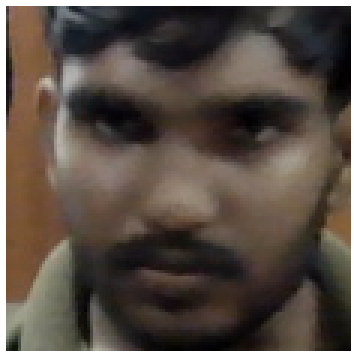
#> input picture photo/1/1006.png, 118 x 118 px, found by its file name (shown 3 times larger); its folder holds only this picture in this run
$ python train.py
#> lines starting #> are read from the running program, lines starting #| are printed output that depends on the picture

import cv2
import os
import numpy as np
from time import time
from plyer import notification
import pickle

image_dir = 'E:/Opencv/data/photo'
face_cascade = cv2.CascadeClassifier(cv2.data.haarcascades + 'haarcascade_frontalface_default.xml')
def prepare_training_data(data_folder_path):
#> called with data_folder_path = 'E:/Opencv/data/photo'
    dirs = os.listdir(data_folder_path)
    faces = []
    labels = []

    for dir_name in dirs:
        label = int(dir_name)
        subject_dir_path = os.path.join(data_folder_path, dir_name)
        subject_images_names = os.listdir(subject_dir_path)

        for image_name in subject_images_names:
            image_path = os.path.join(subject_dir_path, image_name)
            image = cv2.imread(image_path)
#> image is the input picture: shape (118, 118, 3); mean B, G, R 69.2, 77.5, 88.7
            gray_image = cv2.cvtColor(image, cv2.COLOR_BGR2GRAY)
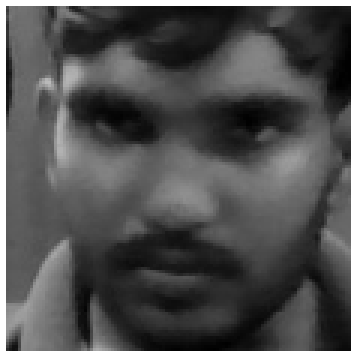
#> gray_image: shape (118, 118) (shown 3 times larger); min 0, max 255, mean 79.9
            faces_rect = face_cascade.detectMultiScale(gray_image, scaleFactor=1.1, minNeighbors=5)
#> faces_rect = ()

            for (x, y, w, h) in faces_rect:
                faces.append(gray_image[y:y+w, x:x+h])
                labels.append(label)
#> this loop made 0 passes
#> after the loop, faces = []; labels = []

    return faces, labels

# Prepare training data from your photo collection
faces, labels = prepare_training_data(image_dir)
#> faces = []; labels = []

ouput = [faces,labels]
#> ouput = [[], []]

f = open('model.pkl',"wb")

pickle.dump(ouput,f)

f.close()

print("Model Stored succ")

$ run again, on photo/1/1032.png
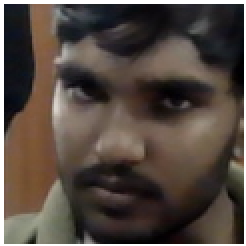
#> input picture photo/1/1032.png, 123 x 123 px, found by its file name (shown 2 times larger)
#> in prepare_training_data, image is the input picture: shape (123, 123, 3); mean B, G, R 65.6, 73.1, 84
#> in prepare_training_data, `gray_image = cv2.cvtColor(image, cv2.COLOR_BGR2GRAY)`:
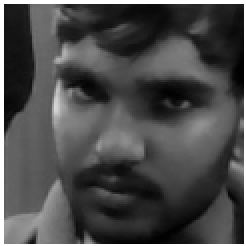
#> gray_image: shape (123, 123) (shown 2 times larger); min 0, max 255, mean 75.5
#> faces_rect = ()
#> after the loop in prepare_training_data, `for (x, y, w, h) in faces_rect:`: faces = []
#> ouput = [[], []]
